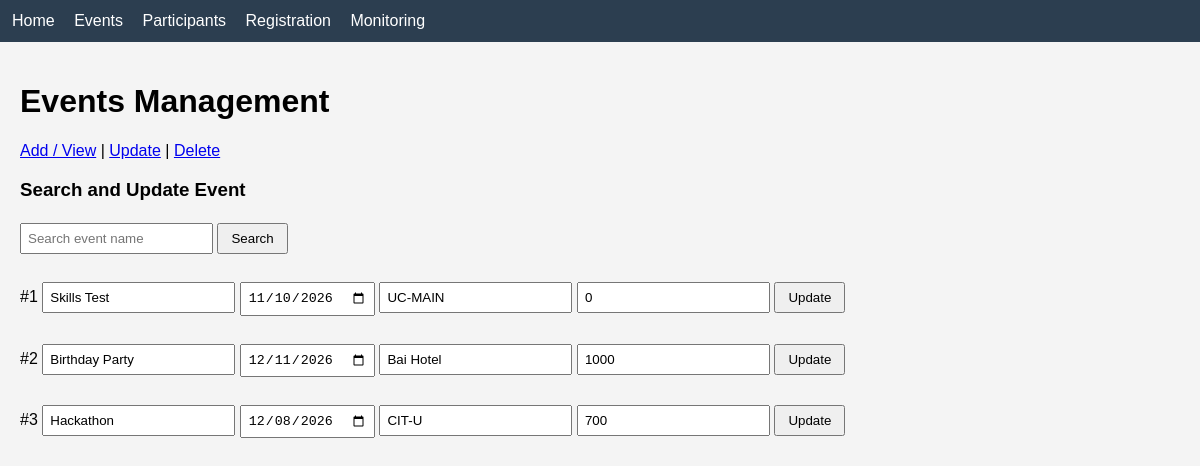
The page /events/update on the database its author committed.
### tables this page shows
CREATE TABLE Events (
        evCode INTEGER PRIMARY KEY AUTOINCREMENT,
        evName TEXT NOT NULL,
        evDate DATE NOT NULL,
        evVenue TEXT NOT NULL,
        evRFee DECIMAL NOT NULL
    );

### app.py (the view, shortened to what this page needs)
@app.route("/events/update", methods=["GET", "POST"])
def events_update():
    conn = get_connection()
    search = request.args.get("search", "")
    rows = conn.execute("SELECT * FROM Events WHERE evName LIKE ?",
                        ("%" + search + "%",)).fetchall()
    conn.close()
    return render_template("events_update.html", events=rows, search=search)

### db.py (called while the page is built)
def get_connection():
    conn = sqlite3.connect(DB_NAME)
    conn.row_factory = sqlite3.Row
    conn.execute("PRAGMA foreign_keys = ON")
    return conn

### templates/events_update.html (shortened to what this page needs)
{% extends "base.html" %}
{% block content %}
<h1>Events Management</h1>
<p><a href="/events">Add / View</a> | <a href="/events/update">Update</a> | <a href="/events/delete">Delete</a></p>
<h3>Search and Update Event</h3>
<form method="GET">
    <input type="text" name="search" placeholder="Search event name" value="{{ search }}">
    <button type="submit">Search</button>
</form>
{% for e in events %}
<form method="POST">
    #{{ e["evCode"] }}
    <input type="text" name="evName" value="{{ e['evName'] }}" required>
    <input type="date" name="evDate" value="{{ e['evDate'] }}" required>
    <input type="text" name="evVenue" value="{{ e['evVenue'] }}" required>
    <input type="number" step="0.01" name="evRFee" value="{{ e['evRFee'] }}" required>
    <button type="submit">Update</button>
</form>
{% endfor %}
{% endblock %}

### static/style.css (style rules this page uses)
body { font-family: Arial, sans-serif; margin: 0; background: #f4f4f4; }
input, select { padding: 6px; margin: 4px 0; }
button { padding: 6px 12px; cursor: pointer; }
form { margin-bottom: 20px; }

### rows shown on the page
Events: evCode "1", evName "Skills Test", evDate "11/10/2026", evVenue "UC-MAIN", evRFee "0"
Events: evCode "2", evName "Birthday Party", evDate "12/11/2026", evVenue "Bai Hotel", evRFee "1000"
Events: evCode "3", evName "Hackathon", evDate "12/08/2026", evVenue "CIT-U", evRFee "700"
